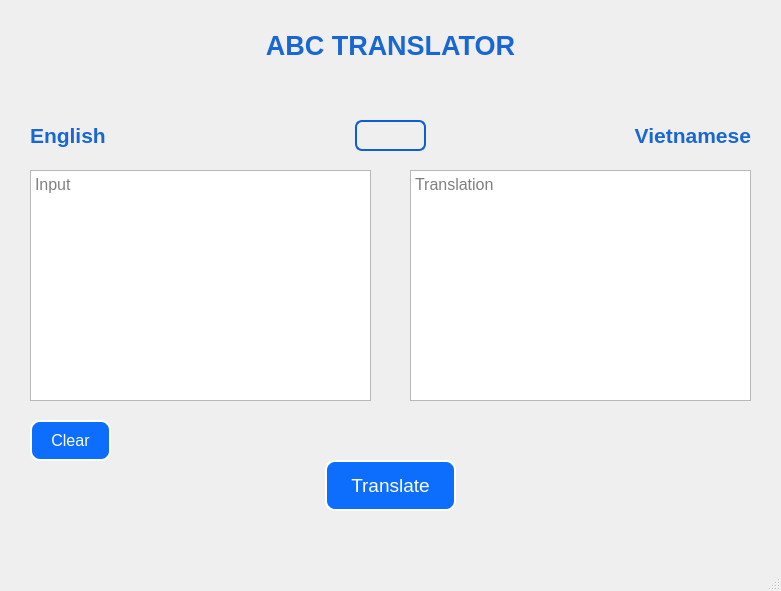
<?xml version="1.0" encoding="UTF-8"?>
<ui version="4.0">
 <class>MainWindow</class>
 <widget class="QMainWindow" name="MainWindow">
  <property name="geometry">
   <rect>
    <x>0</x>
    <y>0</y>
    <width>781</width>
    <height>591</height>
   </rect>
  </property>
  <property name="focusPolicy">
   <enum>Qt::NoFocus</enum>
  </property>
  <property name="windowTitle">
   <string>My Translator</string>
  </property>
  <property name="styleSheet">
   <string notr="true"/>
  </property>
  <widget class="QWidget" name="centralwidget">
   <widget class="QPlainTextEdit" name="input_box">
    <property name="geometry">
     <rect>
      <x>30</x>
      <y>170</y>
      <width>341</width>
      <height>231</height>
     </rect>
    </property>
    <property name="font">
     <font>
      <family>Arial</family>
      <pointsize>12</pointsize>
     </font>
    </property>
    <property name="placeholderText">
     <string>Input</string>
    </property>
   </widget>
   <widget class="QPlainTextEdit" name="output_box">
    <property name="geometry">
     <rect>
      <x>410</x>
      <y>170</y>
      <width>341</width>
      <height>231</height>
     </rect>
    </property>
    <property name="font">
     <font>
      <family>Arial</family>
      <pointsize>12</pointsize>
     </font>
    </property>
    <property name="placeholderText">
     <string>Translation</string>
    </property>
   </widget>
   <widget class="QLabel" name="input_lang_label">
    <property name="geometry">
     <rect>
      <x>30</x>
      <y>110</y>
      <width>241</width>
      <height>51</height>
     </rect>
    </property>
    <property name="font">
     <font>
      <family>Arial</family>
      <pointsize>16</pointsize>
      <weight>75</weight>
      <bold>true</bold>
     </font>
    </property>
    <property name="styleSheet">
     <string notr="true">color: #1967d2</string>
    </property>
    <property name="text">
     <string>English</string>
    </property>
   </widget>
   <widget class="QLabel" name="output_lang_lablel">
    <property name="geometry">
     <rect>
      <x>510</x>
      <y>110</y>
      <width>241</width>
      <height>51</height>
     </rect>
    </property>
    <property name="font">
     <font>
      <family>Arial</family>
      <pointsize>16</pointsize>
      <weight>75</weight>
      <bold>true</bold>
     </font>
    </property>
    <property name="cursor">
     <cursorShape>ArrowCursor</cursorShape>
    </property>
    <property name="layoutDirection">
     <enum>Qt::LeftToRight</enum>
    </property>
    <property name="styleSheet">
     <string notr="true">color: #1967d2</string>
    </property>
    <property name="text">
     <string>Vietnamese</string>
    </property>
    <property name="alignment">
     <set>Qt::AlignRight|Qt::AlignTrailing|Qt::AlignVCenter</set>
    </property>
   </widget>
   <widget class="QPushButton" name="switch_button">
    <property name="geometry">
     <rect>
      <x>355</x>
      <y>120</y>
      <width>71</width>
      <height>31</height>
     </rect>
    </property>
    <property name="autoFillBackground">
     <bool>false</bool>
    </property>
    <property name="styleSheet">
     <string notr="true">background-color:rgba(255, 255, 255, 0);
border-color: #0b5ed7;
border-style: solid;
border-width: 2px;
border-radius: 7px
</string>
    </property>
    <property name="text">
     <string/>
    </property>
    <property name="icon">
     <iconset>
      <normaloff>C:/Users/ducnv/Downloads/two-way-arrow-2.png</normaloff>C:/Users/ducnv/Downloads/two-way-arrow-2.png</iconset>
    </property>
    <property name="iconSize">
     <size>
      <width>20</width>
      <height>20</height>
     </size>
    </property>
   </widget>
   <widget class="QPushButton" name="clear_button">
    <property name="geometry">
     <rect>
      <x>30</x>
      <y>420</y>
      <width>81</width>
      <height>41</height>
     </rect>
    </property>
    <property name="font">
     <font>
      <family>Arial</family>
      <pointsize>12</pointsize>
     </font>
    </property>
    <property name="styleSheet">
     <string notr="true">color:#ffffff;
background-color:#0d6efd;
border-style: outset;
border-width: 2px;
border-radius: 10px</string>
    </property>
    <property name="text">
     <string>Clear</string>
    </property>
   </widget>
   <widget class="QPushButton" name="translate_button">
    <property name="geometry">
     <rect>
      <x>325</x>
      <y>460</y>
      <width>131</width>
      <height>51</height>
     </rect>
    </property>
    <property name="font">
     <font>
      <family>Arial</family>
      <pointsize>14</pointsize>
     </font>
    </property>
    <property name="styleSheet">
     <string notr="true">color:#ffffff;
background-color:#0d6efd;
border-style: outset;
border-width: 2px;
border-radius: 10px</string>
    </property>
    <property name="text">
     <string>Translate</string>
    </property>
   </widget>
   <widget class="QLabel" name="app_name_label">
    <property name="geometry">
     <rect>
      <x>170</x>
      <y>20</y>
      <width>441</width>
      <height>51</height>
     </rect>
    </property>
    <property name="font">
     <font>
      <family>Arial</family>
      <pointsize>20</pointsize>
      <weight>75</weight>
      <bold>true</bold>
     </font>
    </property>
    <property name="styleSheet">
     <string notr="true">color: #1967d2</string>
    </property>
    <property name="text">
     <string>ABC TRANSLATOR</string>
    </property>
    <property name="alignment">
     <set>Qt::AlignCenter</set>
    </property>
   </widget>
  </widget>
  <widget class="QMenuBar" name="menubar">
   <property name="geometry">
    <rect>
     <x>0</x>
     <y>0</y>
     <width>781</width>
     <height>21</height>
    </rect>
   </property>
  </widget>
  <widget class="QStatusBar" name="statusbar"/>
 </widget>
 <resources/>
 <connections/>
</ui>
